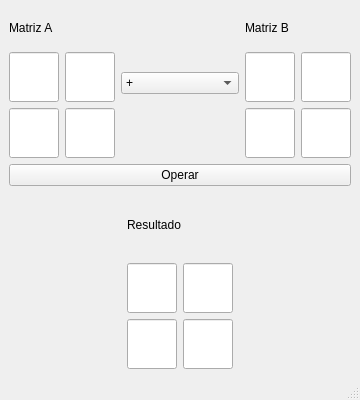
<?xml version="1.0" encoding="UTF-8"?>
<ui version="4.0">
 <class>vantana</class>
 <widget class="QMainWindow" name="vantana">
  <property name="geometry">
   <rect>
    <x>0</x>
    <y>0</y>
    <width>360</width>
    <height>400</height>
   </rect>
  </property>
  <property name="minimumSize">
   <size>
    <width>360</width>
    <height>400</height>
   </size>
  </property>
  <property name="maximumSize">
   <size>
    <width>360</width>
    <height>400</height>
   </size>
  </property>
  <property name="windowTitle">
   <string>Algebra Lineal</string>
  </property>
  <widget class="QWidget" name="centralwidget">
   <layout class="QGridLayout" name="gridLayout">
    <item row="0" column="0">
     <layout class="QVBoxLayout" name="verticalLayout_8">
      <item>
       <layout class="QVBoxLayout" name="verticalLayout_6">
        <item>
         <layout class="QHBoxLayout" name="horizontalLayout_7">
          <item>
           <layout class="QVBoxLayout" name="verticalLayout_4">
            <item>
             <widget class="QLabel" name="label">
              <property name="text">
               <string>Matriz A</string>
              </property>
             </widget>
            </item>
            <item>
             <layout class="QVBoxLayout" name="verticalLayout">
              <item>
               <layout class="QHBoxLayout" name="horizontalLayout">
                <item>
                 <widget class="QLineEdit" name="txt_A11">
                  <property name="minimumSize">
                   <size>
                    <width>50</width>
                    <height>50</height>
                   </size>
                  </property>
                  <property name="maximumSize">
                   <size>
                    <width>50</width>
                    <height>50</height>
                   </size>
                  </property>
                  <property name="readOnly">
                   <bool>false</bool>
                  </property>
                 </widget>
                </item>
                <item>
                 <widget class="QLineEdit" name="txt_A12">
                  <property name="minimumSize">
                   <size>
                    <width>50</width>
                    <height>50</height>
                   </size>
                  </property>
                  <property name="maximumSize">
                   <size>
                    <width>50</width>
                    <height>50</height>
                   </size>
                  </property>
                  <property name="readOnly">
                   <bool>false</bool>
                  </property>
                 </widget>
                </item>
               </layout>
              </item>
              <item>
               <layout class="QHBoxLayout" name="horizontalLayout_2">
                <item>
                 <widget class="QLineEdit" name="txt_A21">
                  <property name="minimumSize">
                   <size>
                    <width>50</width>
                    <height>50</height>
                   </size>
                  </property>
                  <property name="maximumSize">
                   <size>
                    <width>50</width>
                    <height>50</height>
                   </size>
                  </property>
                  <property name="readOnly">
                   <bool>false</bool>
                  </property>
                 </widget>
                </item>
                <item>
                 <widget class="QLineEdit" name="txt_A22">
                  <property name="minimumSize">
                   <size>
                    <width>50</width>
                    <height>50</height>
                   </size>
                  </property>
                  <property name="maximumSize">
                   <size>
                    <width>50</width>
                    <height>50</height>
                   </size>
                  </property>
                  <property name="readOnly">
                   <bool>false</bool>
                  </property>
                 </widget>
                </item>
               </layout>
              </item>
             </layout>
            </item>
           </layout>
          </item>
          <item>
           <widget class="QComboBox" name="cbx_Operacion">
            <item>
             <property name="text">
              <string>+</string>
             </property>
            </item>
            <item>
             <property name="text">
              <string>-</string>
             </property>
            </item>
            <item>
             <property name="text">
              <string>*</string>
             </property>
            </item>
            <item>
             <property name="text">
              <string>/</string>
             </property>
            </item>
           </widget>
          </item>
          <item>
           <layout class="QVBoxLayout" name="verticalLayout_5">
            <item>
             <widget class="QLabel" name="label_2">
              <property name="text">
               <string>Matriz B</string>
              </property>
             </widget>
            </item>
            <item>
             <layout class="QVBoxLayout" name="verticalLayout_2">
              <item>
               <layout class="QHBoxLayout" name="horizontalLayout_3">
                <item>
                 <widget class="QLineEdit" name="txt_B11">
                  <property name="minimumSize">
                   <size>
                    <width>50</width>
                    <height>50</height>
                   </size>
                  </property>
                  <property name="maximumSize">
                   <size>
                    <width>50</width>
                    <height>50</height>
                   </size>
                  </property>
                  <property name="readOnly">
                   <bool>false</bool>
                  </property>
                 </widget>
                </item>
                <item>
                 <widget class="QLineEdit" name="txt_B12">
                  <property name="minimumSize">
                   <size>
                    <width>50</width>
                    <height>50</height>
                   </size>
                  </property>
                  <property name="maximumSize">
                   <size>
                    <width>50</width>
                    <height>50</height>
                   </size>
                  </property>
                  <property name="readOnly">
                   <bool>false</bool>
                  </property>
                 </widget>
                </item>
               </layout>
              </item>
              <item>
               <layout class="QHBoxLayout" name="horizontalLayout_4">
                <item>
                 <widget class="QLineEdit" name="txt_B21">
                  <property name="minimumSize">
                   <size>
                    <width>50</width>
                    <height>50</height>
                   </size>
                  </property>
                  <property name="maximumSize">
                   <size>
                    <width>50</width>
                    <height>50</height>
                   </size>
                  </property>
                  <property name="readOnly">
                   <bool>false</bool>
                  </property>
                 </widget>
                </item>
                <item>
                 <widget class="QLineEdit" name="txt_B22">
                  <property name="minimumSize">
                   <size>
                    <width>50</width>
                    <height>50</height>
                   </size>
                  </property>
                  <property name="maximumSize">
                   <size>
                    <width>50</width>
                    <height>50</height>
                   </size>
                  </property>
                  <property name="readOnly">
                   <bool>false</bool>
                  </property>
                 </widget>
                </item>
               </layout>
              </item>
             </layout>
            </item>
           </layout>
          </item>
         </layout>
        </item>
        <item>
         <widget class="QPushButton" name="cmd_Operacion">
          <property name="text">
           <string>Operar</string>
          </property>
         </widget>
        </item>
       </layout>
      </item>
      <item>
       <layout class="QHBoxLayout" name="horizontalLayout_8">
        <item>
         <spacer name="horizontalSpacer">
          <property name="orientation">
           <enum>Qt::Horizontal</enum>
          </property>
          <property name="sizeHint" stdset="0">
           <size>
            <width>40</width>
            <height>20</height>
           </size>
          </property>
         </spacer>
        </item>
        <item>
         <layout class="QVBoxLayout" name="verticalLayout_7">
          <item>
           <widget class="QLabel" name="label_3">
            <property name="text">
             <string>Resultado</string>
            </property>
           </widget>
          </item>
          <item>
           <layout class="QVBoxLayout" name="verticalLayout_3">
            <item>
             <layout class="QHBoxLayout" name="horizontalLayout_5">
              <item>
               <widget class="QLineEdit" name="txt_R11">
                <property name="minimumSize">
                 <size>
                  <width>50</width>
                  <height>50</height>
                 </size>
                </property>
                <property name="maximumSize">
                 <size>
                  <width>50</width>
                  <height>50</height>
                 </size>
                </property>
                <property name="readOnly">
                 <bool>false</bool>
                </property>
               </widget>
              </item>
              <item>
               <widget class="QLineEdit" name="txt_R12">
                <property name="minimumSize">
                 <size>
                  <width>50</width>
                  <height>50</height>
                 </size>
                </property>
                <property name="maximumSize">
                 <size>
                  <width>50</width>
                  <height>50</height>
                 </size>
                </property>
                <property name="readOnly">
                 <bool>false</bool>
                </property>
               </widget>
              </item>
             </layout>
            </item>
            <item>
             <layout class="QHBoxLayout" name="horizontalLayout_6">
              <item>
               <widget class="QLineEdit" name="txt_R21">
                <property name="minimumSize">
                 <size>
                  <width>50</width>
                  <height>50</height>
                 </size>
                </property>
                <property name="maximumSize">
                 <size>
                  <width>50</width>
                  <height>50</height>
                 </size>
                </property>
                <property name="readOnly">
                 <bool>false</bool>
                </property>
               </widget>
              </item>
              <item>
               <widget class="QLineEdit" name="txt_R22">
                <property name="minimumSize">
                 <size>
                  <width>50</width>
                  <height>50</height>
                 </size>
                </property>
                <property name="maximumSize">
                 <size>
                  <width>50</width>
                  <height>50</height>
                 </size>
                </property>
                <property name="readOnly">
                 <bool>false</bool>
                </property>
               </widget>
              </item>
             </layout>
            </item>
           </layout>
          </item>
         </layout>
        </item>
        <item>
         <spacer name="horizontalSpacer_2">
          <property name="orientation">
           <enum>Qt::Horizontal</enum>
          </property>
          <property name="sizeHint" stdset="0">
           <size>
            <width>40</width>
            <height>20</height>
           </size>
          </property>
         </spacer>
        </item>
       </layout>
      </item>
     </layout>
    </item>
   </layout>
  </widget>
  <widget class="QMenuBar" name="menubar">
   <property name="geometry">
    <rect>
     <x>0</x>
     <y>0</y>
     <width>360</width>
     <height>22</height>
    </rect>
   </property>
  </widget>
  <widget class="QStatusBar" name="statusbar"/>
 </widget>
 <resources/>
 <connections/>
</ui>
